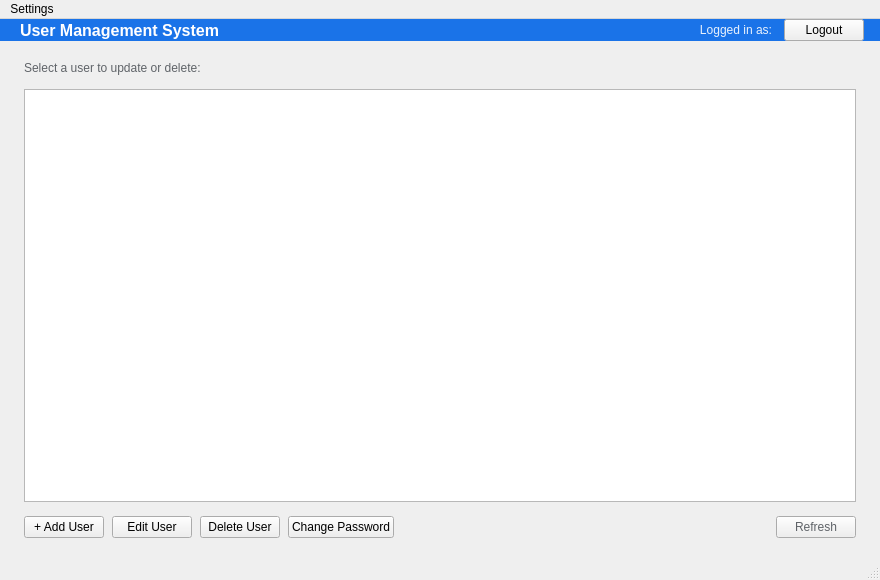
<?xml version="1.0" encoding="UTF-8"?>
<ui version="4.0">
 <class>MainWindow</class>
 <widget class="QMainWindow" name="MainWindow">
  <property name="geometry">
   <rect>
    <x>0</x>
    <y>0</y>
    <width>880</width>
    <height>580</height>
   </rect>
  </property>
  <property name="minimumSize">
   <size>
    <width>720</width>
    <height>480</height>
   </size>
  </property>
  <property name="windowTitle">
   <string>User Management System</string>
  </property>
  <widget class="QWidget" name="centralwidget">
   <layout class="QVBoxLayout" name="rootLayout">
    <property name="spacing">
     <number>0</number>
    </property>
    <property name="leftMargin">
     <number>0</number>
    </property>
    <property name="topMargin">
     <number>0</number>
    </property>
    <property name="rightMargin">
     <number>0</number>
    </property>
    <property name="bottomMargin">
     <number>0</number>
    </property>
    <item>
     <!-- ── Header bar ─────────────────────────────────────── -->
     <widget class="QFrame" name="headerFrame">
      <property name="minimumHeight">
       <number>56</number>
      </property>
      <property name="maximumHeight">
       <number>56</number>
      </property>
      <property name="styleSheet">
       <string notr="true">QFrame { background-color: #1a73e8; border: none; }</string>
      </property>
      <property name="frameShape">
       <enum>QFrame::NoFrame</enum>
      </property>
      <layout class="QHBoxLayout" name="headerLayout">
       <property name="spacing">
        <number>12</number>
       </property>
       <property name="leftMargin">
        <number>20</number>
       </property>
       <property name="topMargin">
        <number>0</number>
       </property>
       <property name="rightMargin">
        <number>16</number>
       </property>
       <property name="bottomMargin">
        <number>0</number>
       </property>
       <item>
        <widget class="QLabel" name="appTitleLabel">
         <property name="text">
          <string>User Management System</string>
         </property>
         <property name="styleSheet">
          <string notr="true">color: #ffffff; font-size: 16px; font-weight: bold; background: transparent;</string>
         </property>
        </widget>
       </item>
       <item>
        <spacer name="headerSpacer">
         <property name="orientation">
          <enum>Qt::Horizontal</enum>
         </property>
         <property name="sizeHint" stdset="0">
          <size>
           <width>40</width>
           <height>20</height>
          </size>
         </property>
        </spacer>
       </item>
       <item>
        <widget class="QLabel" name="currentUserLabel">
         <property name="text">
          <string>Logged in as:</string>
         </property>
         <property name="alignment">
          <set>Qt::AlignRight|Qt::AlignVCenter</set>
         </property>
         <property name="styleSheet">
          <string notr="true">color: rgba(255,255,255,0.90); font-size: 12px; background: transparent;</string>
         </property>
        </widget>
       </item>
       <item>
        <widget class="QPushButton" name="logoutButton">
         <property name="text">
          <string>Logout</string>
         </property>
         <property name="cursor">
          <cursorShape>PointingHandCursor</cursorShape>
         </property>
        </widget>
       </item>
      </layout>
     </widget>
    </item>
    <item>
     <!-- ── Content area ───────────────────────────────────── -->
     <widget class="QWidget" name="contentWidget">
      <layout class="QVBoxLayout" name="contentLayout">
       <property name="spacing">
        <number>14</number>
       </property>
       <property name="leftMargin">
        <number>24</number>
       </property>
       <property name="topMargin">
        <number>20</number>
       </property>
       <property name="rightMargin">
        <number>24</number>
       </property>
       <property name="bottomMargin">
        <number>20</number>
       </property>
       <item>
        <widget class="QLabel" name="tableHintLabel">
         <property name="text">
          <string>Select a user to update or delete:</string>
         </property>
         <property name="styleSheet">
          <string notr="true">color: #5f6368; font-size: 12px;</string>
         </property>
        </widget>
       </item>
       <item>
        <widget class="QTableWidget" name="userTable">
         <property name="alternatingRowColors">
          <bool>true</bool>
         </property>
         <property name="selectionBehavior">
          <enum>QAbstractItemView::SelectRows</enum>
         </property>
         <property name="selectionMode">
          <enum>QAbstractItemView::SingleSelection</enum>
         </property>
         <property name="editTriggers">
          <set>QAbstractItemView::NoEditTriggers</set>
         </property>
         <property name="showGrid">
          <bool>false</bool>
         </property>
        </widget>
       </item>
       <item>
        <!-- ── Action buttons ─────────────────────────────── -->
        <layout class="QHBoxLayout" name="buttonLayout">
         <property name="spacing">
          <number>8</number>
         </property>
         <item>
          <widget class="QPushButton" name="addButton">
           <property name="text">
            <string>+ Add User</string>
           </property>
          </widget>
         </item>
         <item>
          <widget class="QPushButton" name="updateButton">
           <property name="text">
            <string>Edit User</string>
           </property>
          </widget>
         </item>
         <item>
          <widget class="QPushButton" name="deleteButton">
           <property name="text">
            <string>Delete User</string>
           </property>
          </widget>
         </item>
         <item>
          <widget class="QPushButton" name="changePasswordButton">
           <property name="text">
            <string>Change Password</string>
           </property>
          </widget>
         </item>
         <item>
          <spacer name="actionSpacer">
           <property name="orientation">
            <enum>Qt::Horizontal</enum>
           </property>
           <property name="sizeHint" stdset="0">
            <size>
             <width>40</width>
             <height>20</height>
            </size>
           </property>
          </spacer>
         </item>
         <item>
          <widget class="QPushButton" name="refreshButton">
           <property name="text">
            <string>Refresh</string>
           </property>
           <property name="styleSheet">
            <string notr="true">QPushButton { color: #5f6368; } QPushButton:hover { color: #1a73e8; border-color: #1a73e8; }</string>
           </property>
          </widget>
         </item>
        </layout>
       </item>
      </layout>
     </widget>
    </item>
   </layout>
  </widget>
  <!-- ── Menu bar ──────────────────────────────────────────── -->
  <widget class="QMenuBar" name="menubar">
   <property name="geometry">
    <rect>
     <x>0</x>
     <y>0</y>
     <width>880</width>
     <height>22</height>
    </rect>
   </property>
   <widget class="QMenu" name="menuSettings">
    <property name="title">
     <string>Settings</string>
    </property>
    <widget class="QMenu" name="menuUserManagement">
     <property name="title">
      <string>User Management</string>
     </property>
     <addaction name="actionAddUser"/>
     <addaction name="actionUpdateUser"/>
     <addaction name="actionDeleteUser"/>
     <addaction name="separator"/>
     <addaction name="actionChangePassword"/>
    </widget>
    <addaction name="menuUserManagement"/>
    <addaction name="separator"/>
    <addaction name="actionRefresh"/>
    <addaction name="actionLogout"/>
   </widget>
   <addaction name="menuSettings"/>
  </widget>
  <widget class="QStatusBar" name="statusbar"/>
  <action name="actionAddUser">
   <property name="text">
    <string>Add User</string>
   </property>
  </action>
  <action name="actionUpdateUser">
   <property name="text">
    <string>Update User</string>
   </property>
  </action>
  <action name="actionDeleteUser">
   <property name="text">
    <string>Delete User</string>
   </property>
  </action>
  <action name="actionChangePassword">
   <property name="text">
    <string>Change Password</string>
   </property>
  </action>
  <action name="actionRefresh">
   <property name="text">
    <string>Refresh</string>
   </property>
  </action>
  <action name="actionLogout">
   <property name="text">
    <string>Logout</string>
   </property>
  </action>
 </widget>
 <resources/>
 <connections/>
</ui>
